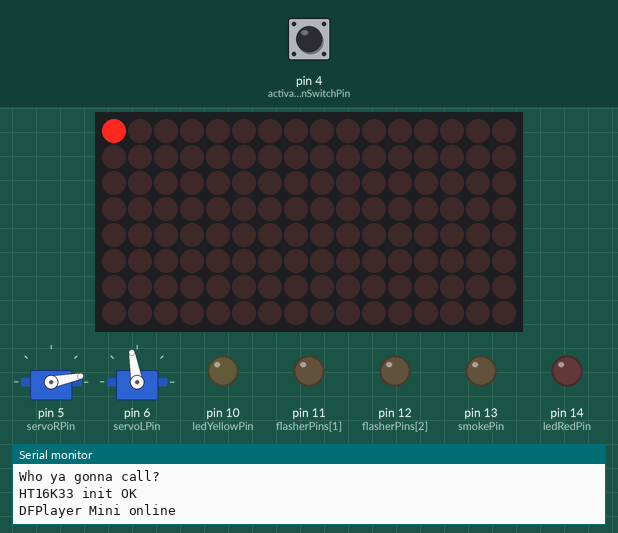
A program run on a simulated Arduino Nano, built with avr-gcc and run on an emulated ATmega328P. On the bench: 2 × servo, 16×8 LED matrix, output pins drawn as LEDs (lit = HIGH), the last lines printed to the serial monitor. Dashed ring = blinking. The test bench sets the inputs (shaded band); at power-on: pin 4 (activationSwitchPin) LOW. Random numbers use the default seed unless the program sets one; the audio player accepts every command and is not drawn.

Above: at 2.8 s.
2.9 s: pin 4 (activationSwitchPin) pulled HIGH for 3.2 s
At 7.9 s:
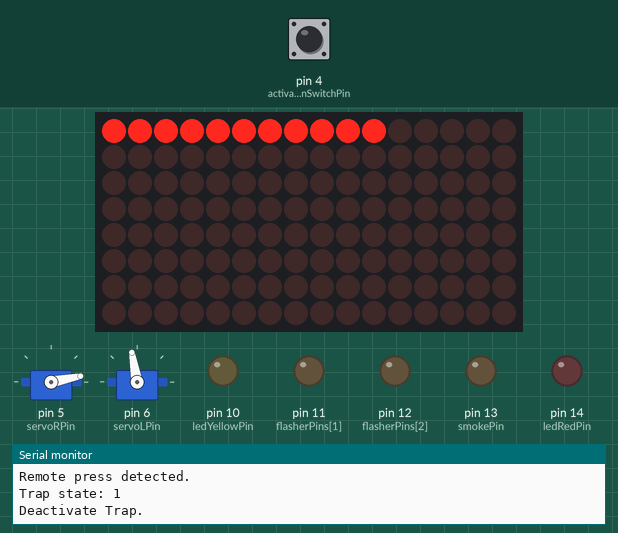
8.6 s: pin 4 (activationSwitchPin) pulled HIGH for 0.15 s
At 9.1 s:
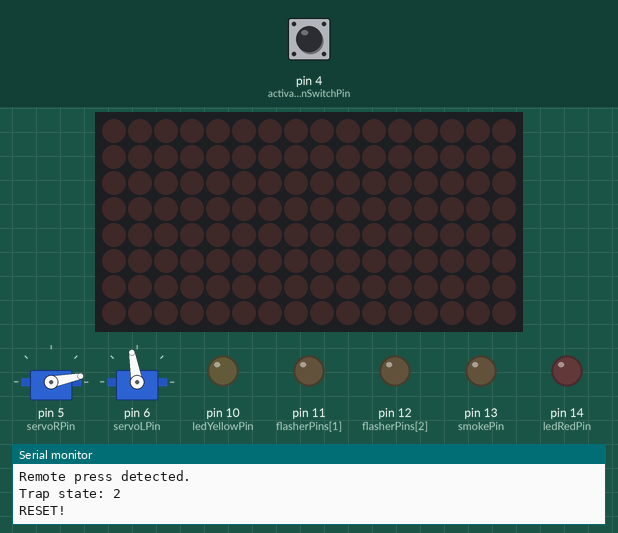
10.2 s: pin 4 (activationSwitchPin) pulled HIGH for 1 s
At 12.6 s:
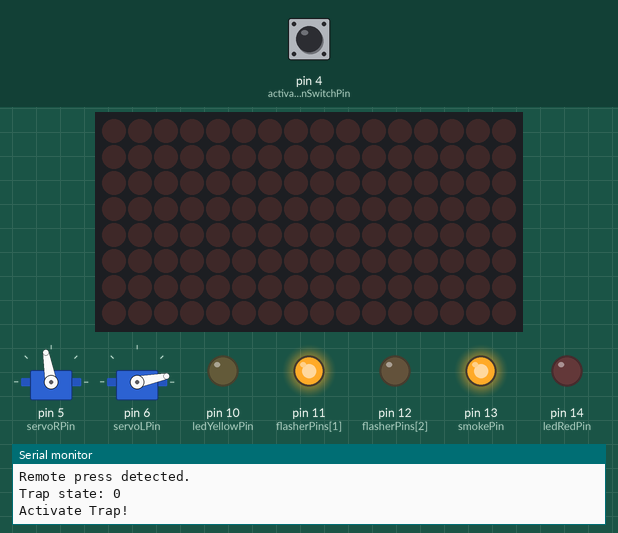
14.2 s: pin 4 (activationSwitchPin) pulled HIGH for 0.15 s
At 17.59 s:
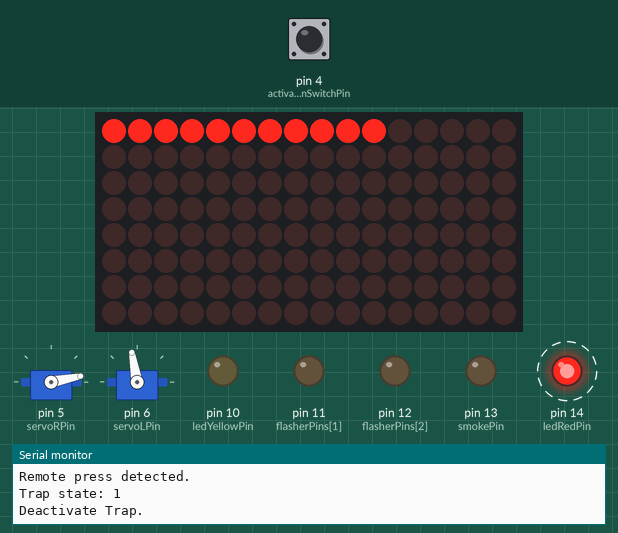
Timing chart, 0 to 20.9 s (numbered marks = the images above; inputs shaded):
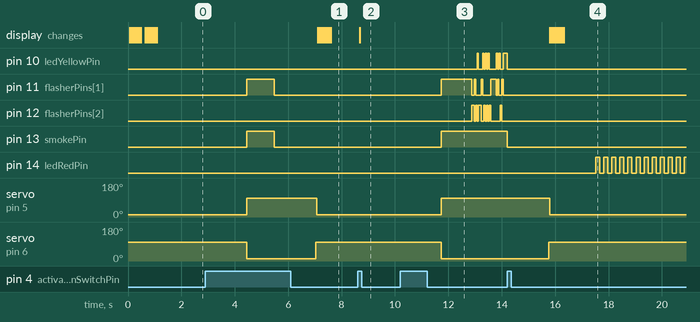

Measured:
- after the input at 2.9 s, pin 11 (flasherPins[1]), pin 13 (smokePin): LOW → HIGH after 1.5 s, → LOW 1.0 s later; servo on pin 5 (servoRPin): 11° → 100° after 1.5 s, → 11° 2.6 s later; servo on pin 6 (servoLPin): 100° → 11° after 1.5 s, → 100° 2.6 s later; the display: first changes after 4.2 s (image 1 shows a later state)
- after the input at 8.6 s, the display: changes after 0.07 s (image 2)
- after the input at 10.2 s, pin 13 (smokePin): LOW → HIGH after 1.5 s; servo on pin 5 (servoRPin): 11° → 100° after 1.5 s; servo on pin 6 (servoLPin): 100° → 11° after 1.5 s
- after the input at 14.2 s, pin 14 (ledRedPin): alternates HIGH for 0.15 s and LOW for 0.15 s, starting after 3.3 s; servo on pin 5 (servoRPin): 100° → 11° after 1.6 s; servo on pin 6 (servoLPin): 11° → 100° after 1.6 s; the display: first changes after 1.6 s (image 4 shows a later state)

The program:

main.cpp
```cpp
//#include <SPI.h>
#include <Adafruit_LEDBackpack.h>
//#include <Wire.h>
#include <Adafruit_GFX.h>
#include <Servo.h>


// open and closed door values
int servoCloseL = 100;
int servoCloseR = 11;
int servoOpenL = 11;
int servoOpenR = 100;
int doorDelay = 30; // ms delay before right door starts to close

uint8_t servoRPin = 5;
uint8_t servoLPin = 6;

// pins for single LEDs
uint8_t ledRedPin = 14;

//bool ledYellowIsSegment = false;  //yellow led is connected to HT16K33?
//uint8_t ledYellowPin = 15;      //adruino pin if ledYellowIsSegment=false
                                //seg-num if ledYellowIsSegment=true

uint8_t ledYellowPin = 10;  //segment number
bool ledYellowIsSegment = true;

// activation button pin
uint8_t activationSwitchPin = 4;

// smoke machine
uint8_t smokePin = 13;
boolean endingSmoke = false; // smoke effect after trap close?

uint8_t flasherPins[3] = {10, 11, 12};

//#define AUDIO_VS1053
#define AUDIO_DFPLAYER

//#define BAR_24BARGRAPH
#define BAR_8X16MATRIX    //HT16K33 connected to 10 or 12 segment led
#define NUMBER_OF_SEGMENT 10
#define HT16K33_ADDRESS 0x70


#if defined(AUDIO_VS1053)
#include <Adafruit_VS1053.h>
#include <SD.h>

// These are the pins used for the breakout board
#define BREAKOUT_RESET  9      // VS1053 reset pin (output)
#define BREAKOUT_CS     10     // VS1053 chip select pin (output)
#define BREAKOUT_DCS    8      // VS1053 Data/command select pin (output)
// These are the pins used for the music maker shield
#define SHIELD_RESET  -1      // VS1053 reset pin (unused!)
#define SHIELD_CS     7      // VS1053 chip select pin (output)
#define SHIELD_DCS    6      // VS1053 Data/command select pin (output)

// These are common pins between breakout and shield
#define CARDCS 4     // Card chip select pin
// DREQ should be an Int pin, see http://arduino.cc/en/Reference/attachInterrupt
#define DREQ 2       // VS1053 Data request, ideally an Interrupt pin

Adafruit_VS1053_FilePlayer musicPlayer =
  // create breakout-example object!
  //Adafruit_VS1053_FilePlayer(BREAKOUT_RESET, BREAKOUT_CS, BREAKOUT_DCS, DREQ, CARDCS);
  // create shield-example object!
  Adafruit_VS1053_FilePlayer(SHIELD_RESET, SHIELD_CS, SHIELD_DCS, DREQ, CARDCS);

void printDirectory(File dir, int numTabs);

#elif defined(AUDIO_DFPLAYER)
#include <SoftwareSerial.h>
#include <DFRobotDFPlayerMini.h>

#define DFPLAYER_RX   8
#define DFPLAYER_TX   9
#define DFPLAYER_BUSY 7


SoftwareSerial mySoftwareSerial(DFPLAYER_RX, DFPLAYER_TX); // RX, TX
DFRobotDFPlayerMini musicPlayer;

#endif


Servo servoR;  // create servo object to control a servo
Servo servoL;  // create servo object to control a servo

#if defined(BAR_24BARGRAPH)
Adafruit_24bargraph bar = Adafruit_24bargraph();
#elif defined(BAR_8X16MATRIX)
Adafruit_8x16matrix bar = Adafruit_8x16matrix();
#endif

uint8_t trapState = 0;
boolean redLEDState = 1;
boolean remotePressed = false;
boolean smokeActive = false;
uint64_t debounceBuffer = 0;
uint64_t redFlashTime = 0;
uint64_t whiteFlashTime = 0;
uint64_t smokeToggleTime = 0;
byte activeFlasher = 0;

void setBar(uint8_t seg, uint8_t color);
void setLedYellow(uint8_t color);
void checkRemote();
void servoTest();
void bargraphTest();
void remoteTest();
void flasherTest();
void flasherTest2();
void ledTest();


////

void setup() {
  Serial.begin(57600);
  Serial.println("Who ya gonna call?");

  if (!ledYellowIsSegment)
    pinMode(ledYellowPin, OUTPUT);
  pinMode(ledRedPin, OUTPUT);

  servoR.attach(servoRPin);  // attaches the servo on pin 3 to the servo object
  servoL.attach(servoLPin);  // attaches the servo on pin 5 to the servo object
  servoR.write(servoCloseR);
  servoL.write(servoCloseL);

  pinMode(activationSwitchPin, INPUT);

  pinMode(smokePin, OUTPUT);

  for (uint8_t i = 0; i < 3; ++i) {
    pinMode(flasherPins[i], OUTPUT);
  }

  // init the bargraph LEDs
  if (bar.begin(HT16K33_ADDRESS)) {  // pass in the address
    Serial.println("HT16K33 init OK");
    bar.setRotation(1);
  } else {
    Serial.println("HT16K33 error");
  }

  for (uint8_t b = 0; b < NUMBER_OF_SEGMENT; ++b) {
    setBar(b, LED_YELLOW);
    bar.writeDisplay();
    delay(50);
  }
  bar.writeDisplay();
  delay(50);
  for (uint8_t b = 0; b < NUMBER_OF_SEGMENT; ++b) {
    setBar(NUMBER_OF_SEGMENT - b, LED_OFF);
    bar.writeDisplay();
    delay(50);
  }

#if defined(AUDIO_VS1053)
  // initialise the music player
  if (!musicPlayer.begin()) { // initialise the music player
    Serial.println(F("Couldn't find VS1053, do you have the right pins defined?"));
    while (1);
  }
  Serial.println(F("VS1053 found"));

  musicPlayer.sineTest(0x44, 500);    // Make a tone to indicate VS1053 is working
  delay(1000);


  if (!SD.begin(CARDCS)) {
    Serial.println(F("SD failed, or not present"));
    while (1);  // don't do anything more
  }
  Serial.println("SD OK!");

  // list files
  printDirectory(SD.open("/"), 0);

  // Set volume for left, right channels. lower numbers == louder volume!
  musicPlayer.setVolume(0, 0);

  /***** Two interrupt options! *******/
  // This option uses timer0, this means timer1 & t2 are not required
  // (so you can use 'em for Servos, etc) BUT millis() can lose time
  // since we're hitchhiking on top of the millis() tracker
  //musicPlayer.useInterrupt(VS1053_FILEPLAYER_TIMER0_INT);

  // This option uses a pin interrupt. No timers required! But DREQ
  // must be on an interrupt pin. For Uno/Duemilanove/Diecimilla
  // that's Digital #2 or #3
  // See http://arduino.cc/en/Reference/attachInterrupt for other pins
  // *** This method is preferred
  if (! musicPlayer.useInterrupt(VS1053_FILEPLAYER_PIN_INT))
    Serial.println(F("DREQ pin is not an interrupt pin"));

  //    // Start playing a file, then we can do stuff while waiting for it to finish
  //    if (! musicPlayer.startPlayingFile("GB_inst.mp3")) {
  //      Serial.println("Could not open file GB_inst.mp3");
  //      while (1);
  //    }
  //  Serial.println(F("Started playing in background."));

  // Alternately, we can just play an entire file at once
  // This doesn't happen in the background, instead, the entire
  // file is played and the program will continue when it's done!
  // musicPlayer.playFullFile("track001.ogg");

#elif defined(AUDIO_DFPLAYER)
  mySoftwareSerial.begin(9600);
  // initialise the music player
  if (!musicPlayer.begin(mySoftwareSerial)) { // initialise the music player
    Serial.println(F("Couldn't find DFPlayer, do you have the right pins defined?"));
    //while (1);
  } else {
    Serial.println(F("DFPlayer Mini online"));
  }
  musicPlayer.setTimeOut(500); //Set serial communictaion time out 500ms

  musicPlayer.volume(30);  //Set volume value (0~30).
  musicPlayer.outputDevice(DFPLAYER_DEVICE_SD);
#endif

}

void loop()
{
  checkRemote();

  // open the trap!
  if (remotePressed && trapState == 0)
  {
    Serial.println("Activate Trap!");

    // playSFX
    #if defined(AUDIO_VS1053)
    musicPlayer.setVolume(0, 0);
    musicPlayer.playFullFile("turn_on.mp3");
    #elif defined(AUDIO_DFPLAYER)
    musicPlayer.volume(30);
    musicPlayer.play(1);
    delay(1500);
    #endif

    // open doors
    //servoR.attach(servoRPin);  // attaches the servo on pin 3 to the servo object
    //servoL.attach(servoLPin);  // attaches the servo on pin 5 to the servo object
    servoR.write(servoOpenR);
    servoL.write(servoOpenL);


    // smoke on
    if (!smokeActive && millis() > smokeToggleTime)
    {
      smokeActive = true;
      digitalWrite(smokePin, HIGH);

      // smoke for 4 seconds
      smokeToggleTime = millis() + 4000;
    }

    // turn on middle flasher
    activeFlasher = flasherPins[1];
    digitalWrite(activeFlasher, HIGH);

    // trap is open
    trapState = 1;

    #if defined(AUDIO_VS1053)
    musicPlayer.startPlayingFile("sprkloop.mp3");
    #elif defined(AUDIO_DFPLAYER)
    delay(1000);
    musicPlayer.loop(2);
    #endif
  }

  // close the trap!
  else if (remotePressed && trapState == 1)
  {
    Serial.println("Deactivate Trap.");
    trapState = 2;

    // turn off flashers
    for (uint8_t i = 0; i < 3; ++i) {
      digitalWrite(flasherPins[i], LOW);
    }

    // stop smoke
    if (!endingSmoke)
    {
      smokeActive = false;
      smokeToggleTime = 0;
      digitalWrite(smokePin, LOW);
    }

    // playSFX
    #if defined(AUDIO_VS1053)
    musicPlayer.stopPlaying();
    musicPlayer.playFullFile("capture.mp3");
    #elif defined(AUDIO_DFPLAYER)
    musicPlayer.stop();
    musicPlayer.disableLoop();
    musicPlayer.play(3);
    delay(1500);
    #endif

    // close doors
    //servoR.attach(servoRPin);  // attaches the servo on pin 3 to the servo object
    //servoL.attach(servoLPin);  // attaches the servo on pin 5 to the servo object
    servoL.write(servoCloseL);
    delay(doorDelay);
    servoR.write(servoCloseR);


    // Turn off servos (avoids twitching)
    //servoL.detach();
    //servoR.detach();

    // fill bargraph
    for (uint8_t b = 0; b < NUMBER_OF_SEGMENT; ++b) {
      setBar(b, LED_YELLOW);
      bar.writeDisplay();
      delay(50);
    }

    // yellow LED on
    setLedYellow(LED_YELLOW);   // turn the LED on (HIGH is the voltage level)

    // start "full" sound loop
    #if defined(AUDIO_VS1053)
    musicPlayer.setVolume(30, 30);
    musicPlayer.startPlayingFile("fullloop.mp3");
    #elif defined(AUDIO_DFPLAYER)
    delay(1000);
    musicPlayer.volume(15);
    musicPlayer.play(4);
    #endif

  }

  // reset
  else if (remotePressed && trapState == 2)
  {
    Serial.println("RESET!");
    #if defined(AUDIO_VS1053)
    musicPlayer.stopPlaying();
    #elif defined(AUDIO_DFPLAYER)
    musicPlayer.stop();
    #endif
    trapState = 0;
    redLEDState = 1;

    // turn off LEDs
    digitalWrite(ledRedPin, LOW);
    setLedYellow(LED_OFF);
    for (uint8_t b = 0; b < NUMBER_OF_SEGMENT; ++b) {
      setBar(b, LED_OFF);
      bar.writeDisplay();
    }

    // make sure smoke is off
    smokeActive = false;
    smokeToggleTime = 0;
    digitalWrite(smokePin, LOW);
  }

  // looping states
  // trap open! sparks!
  else if (trapState == 1)
  {
    // smoke on
    if (!smokeActive &&millis() > smokeToggleTime)
    {
      smokeActive = true;
      digitalWrite(smokePin, HIGH);

      // smoke for 4 seconds
      smokeToggleTime = millis() + 4000;
    }

    // smoke off
    if (smokeActive && millis() > smokeToggleTime)
    {
      smokeActive = false;
      digitalWrite(smokePin, LOW);
      // wait 8 seconds
      smokeToggleTime = millis() + 8000;
    }

    // flash bright LEDs
    if (millis() > whiteFlashTime)
    {
      whiteFlashTime = millis() + 50;
      digitalWrite(activeFlasher, LOW);
      activeFlasher = flasherPins[random(0, 3)];
      digitalWrite(activeFlasher, HIGH);
    }
  }

  // full trap! blink red led.
  else if (trapState == 2)
  {
    if (millis() > redFlashTime)
    {
      redFlashTime = millis() + 150;
      redLEDState = !redLEDState;
      if (redLEDState) digitalWrite(ledRedPin, HIGH);
      else digitalWrite(ledRedPin, LOW);
    }

    // smoke on
    if (endingSmoke)
    {
      if (!smokeActive && millis() > smokeToggleTime)
      {
        smokeActive = true;
        digitalWrite(smokePin, HIGH);

        // smoke for 4 seconds
        smokeToggleTime = millis() + 4000;
      }

      // smoke off
      if (smokeActive && millis() > smokeToggleTime)
      {
        smokeActive = false;
        digitalWrite(smokePin, LOW);
        // wait 8 seconds
        smokeToggleTime = millis() + 8000;
      }
    }
  }
}


void setBar(uint8_t seg, uint8_t color) {
#if defined(BAR_24BARGRAPH)
  bar.setBar(seg, color);
#elif defined(BAR_8X16MATRIX)
  bar.drawPixel(seg, 0, color);
#endif
}


void setLedYellow(uint8_t color) {
  if (!ledYellowIsSegment)
    digitalWrite(ledYellowPin, color);    // turn the LED off by making the voltage LOW
  else {
    setBar(ledYellowPin, color);
    bar.writeDisplay();
  }
}
// MP3 FILE NAMES:
// turn_on.mp3
// sparks.mp3
// sprkloop.mp3
// capture.mp3
// full.mp3
// fullloop.mp3
// GB_inst.mp3

void checkRemote()
{
  //  Serial.print("trapState: ");
  //  Serial.println(trapState);
  //  delay(500);

  if (digitalRead(activationSwitchPin) == HIGH && millis() > debounceBuffer)
  {
    Serial.println("Remote press detected.");
    Serial.print("Trap state: ");
    Serial.println(trapState);
    debounceBuffer = millis() + 1000;
    remotePressed = true;
  }
  else remotePressed = false;
}

void servoTest()
{
  // Servo Test
  servoR.write(servoOpenR);
  servoL.write(servoOpenL);
  delay(2000);
  servoR.write(servoCloseR);
  servoL.write(servoCloseL);
  delay(2000);
}

void bargraphTest()
{
  // Bargraph Test
  for (uint8_t b = 0; b < NUMBER_OF_SEGMENT; ++b) {
    setBar(b, LED_YELLOW);
    bar.writeDisplay();
    delay(50);
    setBar(b, LED_OFF);
    bar.writeDisplay();
  }
}

void remoteTest()
{
  // remote test
  Serial.print("Remote Pin: ");
  Serial.println(digitalRead(activationSwitchPin));
  if (digitalRead(activationSwitchPin) == LOW) digitalWrite(ledRedPin, HIGH);
  else digitalWrite(ledRedPin, LOW);
  delay(50);
}

void flasherTest()
{
  // Super bright LED test
  for (uint8_t i = 0; i < 3; ++i) {
    digitalWrite(flasherPins[i], HIGH);
    delay(100);
    digitalWrite(flasherPins[i], LOW);
  }
}

void ledTest()
{
  // led TEST
  setLedYellow(LED_YELLOW);
  digitalWrite(ledRedPin, LOW);    // turn the LED off by making the voltage LOW
  delay(1000);              // wait for a second
  setLedYellow(LED_OFF);
  digitalWrite(ledRedPin, HIGH);   // turn the LED on (HIGH is the voltage level)
  delay(1000);              // wait for a second
}

#ifdef AUDIO_VS1053
/// File listing helper
void printDirectory(File dir, int numTabs) {
  while (true) {

    File entry =  dir.openNextFile();
    if (! entry) {
      // no more files
      //Serial.println("**nomorefiles**");
      break;
    }
    for (uint8_t i = 0; i < numTabs; ++i) {
      Serial.print('\t');
    }
    Serial.print(entry.name());
    if (entry.isDirectory()) {
      Serial.println("/");
      printDirectory(entry, numTabs + 1);
    } else {
      // files have sizes, directories do not
      Serial.print("\t\t");
      Serial.println(entry.size(), DEC);
    }
    entry.close();
  }
}
#endif
```
